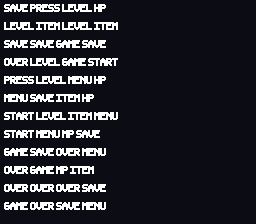
#> input picture corpus/synthetic/text_positive/blocky_00.png, 256 x 224 px; its folder holds only this picture in this run
$ python classify.py
#> lines starting #> are read from the running program, lines starting #| are printed output that depends on the picture; after the words box and inside, x2 and y2 are one past the last pixel; in counts of white or black regions, pixels touching at a corner belong together
#!/usr/bin/env python3
"""T-004 spike: offline feasibility test for the §6a.3 two-level classifier.

Decomposition under test (docs/requirements.md §6a.3, docs/review-notes.md B2):
  - 3x3 binary edge topology -> 256-entry LUT (edge geometry; correctness/
    invariants are T-014's job, not this spike's).
  - 5x5 wide-kernel scalar statistics computed in ALU, no table, no branching:
    local variance, checkerboard autocorrelation, stroke-width estimate,
    unique-color count. These select which of the FR2 four region classes a
    pixel belongs to:
      a) hard-edge / flat-color
      b) intentional dither / checkerboard pattern
      c) already-AA'd gradient
      d) thin high-contrast monochrome stroke (glyph)

This script is CPU/numpy, deliberately not a shader. Its job is only to
answer T-004's explicit pass/fail axis: can the wide-kernel scalar statistics
tell class (b) apart from class (c)? Everything here (thresholds, exact
statistic formulas) is expected groundwork for T-015/T-016, not final tuning.

Usage: python3 tools/classifier_spike/classify.py
"""
import glob
import os
import sys

import numpy as np
from PIL import Image

CLASSES = ["a_hard_edge_flat", "b_dither", "c_aa_gradient", "d_text_stroke"]

REPO_ROOT = os.path.abspath(os.path.join(os.path.dirname(__file__), "..", ".."))
CORPUS = os.path.join(REPO_ROOT, "corpus", "synthetic")


def luma(rgb: np.ndarray) -> np.ndarray:
    return rgb[..., 0] * 0.299 + rgb[..., 1] * 0.587 + rgb[..., 2] * 0.114


def sliding_windows(arr: np.ndarray, k: int) -> np.ndarray:
    """Return a (H,W,k,k[,C]) view of k x k windows, edge-padded."""
    pad = k // 2
    if arr.ndim == 2:
        padded = np.pad(arr, pad, mode="edge")
    else:
        padded = np.pad(arr, ((pad, pad), (pad, pad), (0, 0)), mode="edge")
    return np.lib.stride_tricks.sliding_window_view(padded, (k, k) if arr.ndim == 2 else (k, k, arr.shape[-1]))


def compute_stats(rgb: np.ndarray):
    """Compute the four wide-kernel (5x5) scalar statistics per pixel.

    rgb: (H,W,3) uint8/float array. Returns dict of (H,W) float arrays.
    """
    L = luma(rgb.astype(np.float32))
    H, W = L.shape
    win = sliding_windows(L, 5)  # (H,W,5,5)
    win = win.reshape(H, W, 25)

    mean = win.mean(axis=2)
    variance = win.var(axis=2)

    # Checkerboard autocorrelation: projection of the window onto the
    # Nyquist-diagonal checkerboard basis (-1)^(dx+dy), normalized by the
    # window's own spread so it reads as a correlation in ~[0,1] regardless
    # of local contrast. High => strong 1px-period alternation (ordered
    # dither); low => smooth local variation (AA gradient) even at equal
    # variance.
    offs = np.array([[(-1) ** (dx + dy) for dx in range(-2, 3)] for dy in range(-2, 3)], dtype=np.float32).reshape(25)
    centered = win - mean[..., None]
    checker_raw = (centered * offs[None, None, :]).mean(axis=2)
    spread = np.abs(centered).mean(axis=2) + 1e-6
    checkerboard_autocorr = np.abs(checker_raw) / spread

    # Unique-color count: quantize RGB to 4 bits/channel, count distinct
    # values in the 5x5 window.
    q = (rgb.astype(np.int32) >> 4)  # 0..15 per channel
    qkey = (q[..., 0] << 8) | (q[..., 1] << 4) | q[..., 2]
    qwin = sliding_windows(qkey.astype(np.int32), 5).reshape(H, W, 25)
    unique_colors = np.array([[len(np.unique(qwin[y, x])) for x in range(W)] for y in range(H)], dtype=np.float32)

    # Stroke-width estimate: threshold the window at its own mean, then take
    # the run length of the center row/col through the center pixel,
    # whichever is shorter, as a proxy for local stroke thickness. Only
    # meaningful where the center pixel itself is on the "foreground" side
    # of the threshold; elsewhere reported as a large sentinel (not a stroke).
    binw = (win >= mean[..., None]).reshape(H, W, 5, 5)
    center_is_fg = binw[:, :, 2, 2]
    row = binw[:, :, 2, :]  # center row, 5 wide
    col = binw[:, :, :, 2]  # center col, 5 tall

    def center_run_length(mask_1d: np.ndarray) -> np.ndarray:
        # mask_1d: (H,W,5) boolean, center index 2. Count contiguous True run
        # through index 2.
        left = np.ones(mask_1d.shape[:2], dtype=np.int32)
        cur = np.ones(mask_1d.shape[:2], dtype=bool)
        for i in (1, 0):
            cur = cur & mask_1d[:, :, i]
            left += cur.astype(np.int32)
        right = np.ones(mask_1d.shape[:2], dtype=np.int32)
        cur = np.ones(mask_1d.shape[:2], dtype=bool)
        for i in (3, 4):
            cur = cur & mask_1d[:, :, i]
            right += cur.astype(np.int32)
        return left + right - 1  # center counted once

    row_run = center_run_length(row)
    col_run = center_run_length(col)
    stroke_width = np.minimum(row_run, col_run).astype(np.float32)
    stroke_width = np.where(center_is_fg, stroke_width, 99.0)

    return {
        "variance": variance,
        "checkerboard_autocorr": checkerboard_autocorr,
        "unique_colors": unique_colors,
        "stroke_width": stroke_width,
    }


# Thresholds picked empirically against the T-008/T-009/T-010 corpus (see
# tune_thresholds() below / spike_report.md). Documented per T-004's
# acceptance criterion "statistic set that achieves it documented".
THRESH = {
    "checkerboard_hi": 0.15,   # >= this: strong 1px alternation -> dither candidate
    "unique_colors_dither_max": 2,  # dither windows see at most the 2 dithered colors
    "variance_flat_max": 20.0,   # below this: essentially flat/hard-edge, not gradient
    "stroke_width_max": 2.0,     # <= this at a foreground pixel: glyph-stroke candidate
    "unique_colors_flat_max": 3,
}


def classify(rgb: np.ndarray) -> np.ndarray:
    s = compute_stats(rgb)
    H, W = s["variance"].shape
    out = np.zeros((H, W), dtype=np.uint8)  # default class 0 = a

    is_dither = (s["checkerboard_autocorr"] >= THRESH["checkerboard_hi"]) & (
        s["unique_colors"] <= THRESH["unique_colors_dither_max"]
    )
    is_stroke = (s["stroke_width"] <= THRESH["stroke_width_max"]) & (~is_dither)
    is_flat = (s["variance"] <= THRESH["variance_flat_max"]) & (~is_dither) & (~is_stroke)
    is_gradient = (~is_dither) & (~is_stroke) & (~is_flat)

    out[is_dither] = 1  # b
    out[is_gradient] = 2  # c
    out[is_stroke] = 3  # d
    out[is_flat] = 0  # a
    return out


# ---------------------------------------------------------------------------
# Evaluation against the labelled synthetic corpus.
# ---------------------------------------------------------------------------
def eval_dither_ramp(path: str):
    img = np.array(Image.open(path).convert("RGB"))
    h = img.shape[0]
    mask_path = path.replace(".png", "_mask.png")
    zone_mask = np.array(Image.open(mask_path).convert("L")) > 127
    pred = classify(img)
    top_zone = zone_mask[: h // 2, :]  # ground truth: b (dither), transition pixels only
    bottom_zone = zone_mask[h // 2 :, :]  # ground truth: c (AA gradient), transition pixels only
    top_pred = pred[: h // 2, :][top_zone]
    bottom_pred = pred[h // 2 :, :][bottom_zone]
    top_acc = (top_pred == 1).mean() if top_pred.size else float("nan")
    bottom_acc = (bottom_pred == 2).mean() if bottom_pred.size else float("nan")
    return top_acc, bottom_acc


def eval_checkerboard_block(path: str):
    img = np.array(Image.open(path).convert("RGB"))
    h, w = img.shape[:2]
    pred = classify(img)
    bh, bw = h // 2, w // 2
    oy, ox = (h - bh) // 2, (w - bw) // 2
    block = pred[oy : oy + bh, ox : ox + bw]
    bg_mask = np.ones((h, w), dtype=bool)
    bg_mask[oy : oy + bh, ox : ox + bw] = False
    block_acc = (block == 1).mean()  # ground truth: b
    bg_acc = (pred[bg_mask] == 0).mean()  # ground truth: a
    return block_acc, bg_acc


def eval_text_positive(path: str) -> float:
    img = np.array(Image.open(path).convert("RGB"))
    L = luma(img.astype(np.float32))
    fg_mask = L > (L.mean() + 20)  # glyph strokes are the bright pixels
    if fg_mask.sum() == 0:
        return float("nan")
    pred = classify(img)
    return (pred[fg_mask] == 3).mean()  # ground truth: d


def eval_text_negative(path: str) -> float:
    img = np.array(Image.open(path).convert("RGB"))
    L = luma(img.astype(np.float32))
    fg_mask = L > (L.mean() + 20)
    if fg_mask.sum() == 0:
        return 0.0
    pred = classify(img)
    return (pred[fg_mask] == 3).mean()  # false-positive rate: fraction misclassified as d


def eval_diagonal_sweep(path: str) -> float:
    img = np.array(Image.open(path).convert("RGB"))
    pred = classify(img)
    # No dithering anywhere in this pattern; ground truth is "not b". Report
    # the fraction correctly kept out of the dither class as a sanity check
    # that hard 2-color edges don't get misread as dither.
    return (pred != 1).mean()


def main():
    results = {}

    dither_paths = sorted(
        p for p in glob.glob(os.path.join(CORPUS, "dither_ramp", "*.png")) if not p.endswith("_mask.png")
    )
    top_accs, bottom_accs = [], []
    for p in dither_paths:
        t, b = eval_dither_ramp(p)
        top_accs.append(t)
        bottom_accs.append(b)
    results["dither_ramp_top_as_b"] = float(np.mean(top_accs))
    results["dither_ramp_bottom_as_c"] = float(np.mean(bottom_accs))

    check_paths = sorted(glob.glob(os.path.join(CORPUS, "checkerboard_transparency", "*.png")))
    block_accs, bg_accs = [], []
    for p in check_paths:
        blk, bg = eval_checkerboard_block(p)
        block_accs.append(blk)
        bg_accs.append(bg)
    results["checkerboard_block_as_b"] = float(np.mean(block_accs))
    results["checkerboard_bg_as_a"] = float(np.mean(bg_accs))

    diag_paths = sorted(glob.glob(os.path.join(CORPUS, "diagonal_sweep", "*.png")))
    results["diagonal_sweep_not_misread_as_dither"] = float(
        np.mean([eval_diagonal_sweep(p) for p in diag_paths])
    )

    pos_paths = sorted(glob.glob(os.path.join(CORPUS, "text_positive", "*.png")))
    results["text_positive_recall_as_d"] = float(np.mean([eval_text_positive(p) for p in pos_paths]))
#> in eval_text_positive, img is the input picture: shape (224, 256, 3); mean R, G, B 40.5, 40.5, 47.5
#> in luma, `return rgb[..., 0] * 0.299 + rgb[..., 1] * 0.587 + rgb[..., 2] * 0.114`: returned value: shape (224, 256) float32; values 12.91 (black) and 255 (white), 11.7% white; 48 white regions, largest, box (x1, y1, x2, y2) and area: (30, 4, 60, 12) 182, (4, 76, 34, 84) 182, (88, 58, 118, 66) 160
#> in sliding_windows, `padded = np.pad(arr, pad, mode="edge")`:
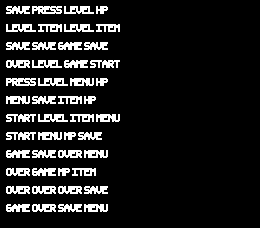
#> padded: shape (228, 260) float32; values 12.91 (black) and 255 (white), 11.3% white; 48 white regions, largest, box (x1, y1, x2, y2) and area: (32, 6, 62, 14) 182, (6, 78, 36, 86) 182, (90, 60, 120, 68) 160
#> in compute_stats, `checker_raw = (centered * offs[None, None, :]).mean(axis=2)`:
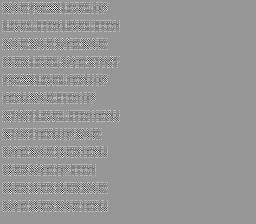
#> checker_raw: shape (224, 256) float32; min -36.41, max 24.79, mean 0; drawn with min black and max white
#> in compute_stats, `unique_colors = np.array([[len(np.unique(qwin[y, x])) for x in range(W..`: unique_colors: shape (224, 256) float32; values 1 (black) and 2 (white), 26.5% white; 12 white regions, largest, box (x1, y1, x2, y2) and area: (2, 110, 120, 122) 1402, (2, 20, 120, 32) 1392, (2, 56, 120, 68) 1389
#> in compute_stats, `center_is_fg = binw[:, :, 2, 2]`: center_is_fg: shape (224, 256) bool; 85.2% white; black in thin lines or dots, all inside (x1, y1, x2, y2) = (2, 2, 120, 212)
#> in center_run_length, `return left + right - 1`: returned value: shape (224, 256) int32; 5 distinct labels, from 1 to 5
#> the loop in center_run_length (call 2), `for i in (3, 4):` made 2 passes
#> pass 1, in center_run_length (call 2), `cur = cur & mask_1d[:, :, i]`:
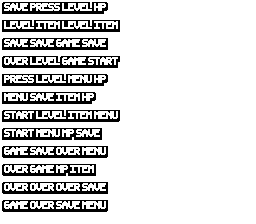
#> cur: shape (224, 256) bool; 85.2% white; 73 black regions (61 under 20 px), largest, box (x1, y1, x2, y2) and area: (2, 20, 120, 32) 776, (2, 110, 120, 122) 774, (2, 56, 120, 68) 744
#> pass 2, in center_run_length (call 2), `right += cur.astype(np.int32)`:
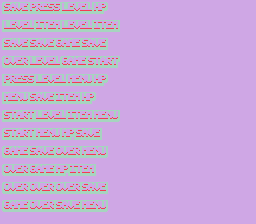
#> right: shape (224, 256) int32; 3 distinct labels, from 1 to 3; one colour per label, 0 black
#> in center_run_length (call 2), `return left + right - 1`:
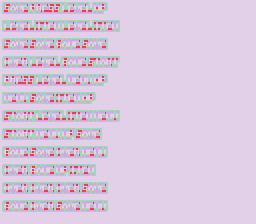
#> returned value: shape (224, 256) int32; 5 distinct labels, from 1 to 5; one colour per label, 0 black
#> in compute_stats, `stroke_width = np.where(center_is_fg, stroke_width, 99.0)`:
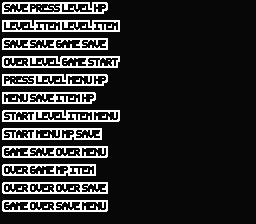
#> stroke_width: shape (224, 256) float32; min 2, max 99, mean 18.6; drawn with min black and max white
#> in classify, `s = compute_stats(rgb)`: s = 4 items
#> in classify, `is_stroke = (s["stroke_width"] <= THRESH["stroke_width_max"]) & (~is_d..`: is_stroke: shape (224, 256) bool; 4% white in thin lines or dots, all inside (x1, y1, x2, y2) = (4, 4, 118, 210)
#> in classify, `is_gradient = (~is_dither) & (~is_stroke) & (~is_flat)`: is_gradient: shape (224, 256) bool; 18.5% white; 16 white regions (4 under 20 px), largest, box (x1, y1, x2, y2) and area: (2, 20, 120, 32) 996, (2, 110, 120, 122) 975, (2, 56, 120, 68) 966
#> in eval_text_positive, `pred = classify(img)`:
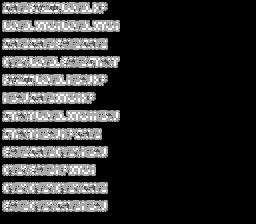
#> pred: shape (224, 256); min 0, max 3, mean 0.53; drawn with min black and max white

    neg_paths = sorted(glob.glob(os.path.join(CORPUS, "text_negative", "*.png")))
    fp_rates = [eval_text_negative(p) for p in neg_paths]
    results["text_negative_false_positive_rate"] = float(np.mean(fp_rates))

    # T-004's explicit pass/fail axis.
    dither_vs_gradient_separation = min(
        results["dither_ramp_top_as_b"], results["dither_ramp_bottom_as_c"]
    )
#> dither_vs_gradient_separation = nan
    results["dither_vs_aa_gradient_separation_score"] = dither_vs_gradient_separation

    print("T-004 classifier spike results")
    print("=" * 60)
    for k, v in results.items():
        print(f"{k:45s} {v:.3f}")
#> this loop made 8 passes
#> (k, v) on passes 1 to 8: ('dither_ramp_top_as_b', nan), ('dither_ramp_bottom_as_c', nan), ('checkerboard_block_as_b', nan), ('checkerboard_bg_as_a', nan), ('diagonal_sweep_not_misread_as_dither', nan), ('text_positive_recall_as_d', 0.344), ('text_negative_false_positive_rate', nan), ('dither_vs_aa_gradient_separation_score', nan)
#| dither_ramp_top_as_b                          nan
#| dither_ramp_bottom_as_c                       nan
#| checkerboard_block_as_b                       nan
#| checkerboard_bg_as_a                          nan
#| diagonal_sweep_not_misread_as_dither          nan
#| text_positive_recall_as_d                     0.344
#| text_negative_false_positive_rate             nan
#| dither_vs_aa_gradient_separation_score        nan

    passed = dither_vs_gradient_separation >= 0.85
#> passed = False
    print("=" * 60)
    print(f"PASS/FAIL (dither vs AA-gradient separation >= 0.85): {'PASS' if passed else 'FAIL'}")
#| PASS/FAIL (dither vs AA-gradient separation >= 0.85): FAIL

    return results, passed


if __name__ == "__main__":
    _, ok = main()
#> ok = False
#> (the run stopped early here; a loop or call above may not have finished)

$ run again, on corpus/synthetic/text_positive/blocky_04.png
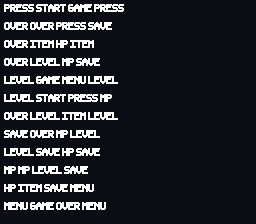
#> input picture corpus/synthetic/text_positive/blocky_04.png, 256 x 224 px
#> in eval_text_positive, img is the input picture: shape (224, 256, 3); mean R, G, B 39.9, 39.9, 47
#> fg_mask: shape (224, 256) bool; 11.5% white; 48 white regions, largest, box (x1, y1, x2, y2) and area: (4, 4, 34, 12) 182, (94, 4, 124, 12) 182, (56, 22, 86, 30) 182
#> padded: shape (228, 260) float32; values 12.91 (black) and 255 (white), 11.1% white; 48 white regions, largest, box (x1, y1, x2, y2) and area: (6, 6, 36, 14) 182, (96, 6, 126, 14) 182, (58, 24, 88, 32) 182
#> unique_colors: shape (224, 256) float32; values 1 (black) and 2 (white), 26.1% white; 12 white regions, largest, box (x1, y1, x2, y2) and area: (2, 2, 126, 14) 1486, (2, 74, 120, 86) 1379, (2, 110, 120, 122) 1378
#> center_is_fg: shape (224, 256) bool; 85.4% white; black in thin lines or dots, all inside (x1, y1, x2, y2) = (2, 2, 126, 212)
#> in center_run_length (call 2), `return left + right - 1`:
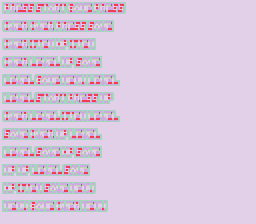
#> returned value: shape (224, 256) int32; 5 distinct labels, from 1 to 5; one colour per label, 0 black
#> s = 4 items
#> is_stroke: shape (224, 256) bool; 4.1% white in thin lines or dots, all inside (x1, y1, x2, y2) = (4, 4, 124, 210)
#> in eval_text_positive, `pred = classify(img)`:
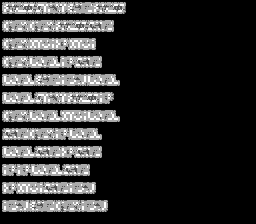
#> pred: shape (224, 256); min 0, max 3, mean 0.524; drawn with min black and max white
#> dither_vs_gradient_separation = nan
#> the loop in main, `for k, v in results.items():` made 8 passes
#> (k, v) on passes 1 to 8: ('dither_ramp_top_as_b', nan), ('dither_ramp_bottom_as_c', nan), ('checkerboard_block_as_b', nan), ('checkerboard_bg_as_a', nan), ('diagonal_sweep_not_misread_as_dither', nan), ('text_positive_recall_as_d', 0.355), ('text_negative_false_positive_rate', nan), ('dither_vs_aa_gradient_separation_score', nan)
#> (printed output is left out)
#> passed = False
#| PASS/FAIL (dither vs AA-gradient separation >= 0.85): FAIL

$ run again, on corpus/synthetic/text_positive/outlined_00.png
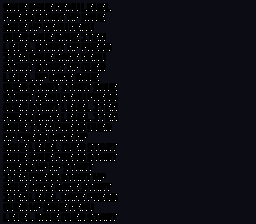
#> input picture corpus/synthetic/text_positive/outlined_00.png, 256 x 224 px
#> in eval_text_positive, img is the input picture: shape (224, 256, 3); mean R, G, B 11.6, 11.6, 17.1
#> fg_mask: shape (224, 256) bool; 1.3% white in thin lines or dots, all inside (x1, y1, x2, y2) = (4, 4, 117, 221)
#> qkey: shape (224, 256) int32; 3 distinct labels, from 0 to 4095
#> padded: shape (228, 260) int32; 3 distinct labels, from 0 to 4095
#> in compute_stats, `center_is_fg = binw[:, :, 2, 2]`:
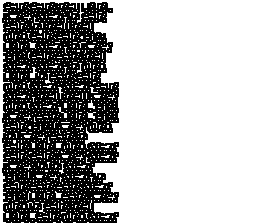
#> center_is_fg: shape (224, 256) bool; 65.4% white; 1 black region, box (x1, y1, x2, y2) and area: (2, 2, 119, 223) 19856
#> s = 4 items
#> is_dither: shape (224, 256) bool; 6.5% white in thin lines or dots, all inside (x1, y1, x2, y2) = (1, 1, 120, 224)
#> is_stroke: shape (224, 256) bool; 2.8% white in thin lines or dots, all inside (x1, y1, x2, y2) = (3, 3, 117, 222)
#> is_flat: shape (224, 256) bool; 59.4% white; 1 black region, box (x1, y1, x2, y2) and area: (1, 1, 120, 224) 23277
#> is_gradient: shape (224, 256) bool; 31.3% white; 49 white regions (48 under 20 px), largest, box (x1, y1, x2, y2) and area: (1, 1, 120, 224) 17879
#> in eval_text_positive, `pred = classify(img)`:
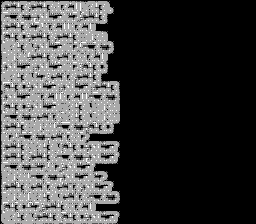
#> pred: shape (224, 256); min 0, max 3, mean 0.775; drawn with min black and max white
#> dither_vs_gradient_separation = nan
#> the loop in main, `for k, v in results.items():` made 8 passes
#> (k, v) on passes 1 to 8: ('dither_ramp_top_as_b', nan), ('dither_ramp_bottom_as_c', nan), ('checkerboard_block_as_b', nan), ('checkerboard_bg_as_a', nan), ('diagonal_sweep_not_misread_as_dither', nan), ('text_positive_recall_as_d', 1), ('text_negative_false_positive_rate', nan), ('dither_vs_aa_gradient_separation_score', nan)
#> (printed output is left out)
#> passed = False
#| PASS/FAIL (dither vs AA-gradient separation >= 0.85): FAIL

$ run again, on corpus/synthetic/text_positive/outlined_01.png
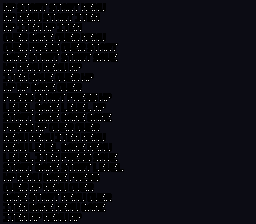
#> input picture corpus/synthetic/text_positive/outlined_01.png, 256 x 224 px
#> in eval_text_positive, img is the input picture: shape (224, 256, 3); mean R, G, B 11.7, 11.7, 17.3
#> fg_mask: shape (224, 256) bool; 1.3% white in thin lines or dots, all inside (x1, y1, x2, y2) = (4, 4, 123, 221)
#> qkey: shape (224, 256) int32; 3 distinct labels, from 0 to 4095
#> padded: shape (228, 260) int32; 3 distinct labels, from 0 to 4095
#> center_is_fg: shape (224, 256) bool; 67.1% white; 1 black region, box (x1, y1, x2, y2) and area: (2, 2, 125, 223) 18873
#> s = 4 items
#> is_dither: shape (224, 256) bool; 5.6% white in thin lines or dots, all inside (x1, y1, x2, y2) = (1, 1, 126, 224)
#> is_stroke: shape (224, 256) bool; 2.8% white in thin lines or dots, all inside (x1, y1, x2, y2) = (3, 3, 123, 221)
#> is_flat: shape (224, 256) bool; 61.2% white; 1 black region, box (x1, y1, x2, y2) and area: (1, 1, 126, 224) 22241
#> is_gradient: shape (224, 256) bool; 30.4% white; 50 white regions (49 under 20 px), largest, box (x1, y1, x2, y2) and area: (1, 1, 125, 224) 17385
#> in eval_text_positive, `pred = classify(img)`:
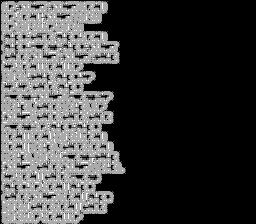
#> pred: shape (224, 256); min 0, max 3, mean 0.748; drawn with min black and max white
#> dither_vs_gradient_separation = nan
#> the loop in main, `for k, v in results.items():` made 8 passes
#> (k, v) on passes 1 to 8: ('dither_ramp_top_as_b', nan), ('dither_ramp_bottom_as_c', nan), ('checkerboard_block_as_b', nan), ('checkerboard_bg_as_a', nan), ('diagonal_sweep_not_misread_as_dither', nan), ('text_positive_recall_as_d', 1), ('text_negative_false_positive_rate', nan), ('dither_vs_aa_gradient_separation_score', nan)
#> (printed output is left out)
#> passed = False
#| PASS/FAIL (dither vs AA-gradient separation >= 0.85): FAIL
